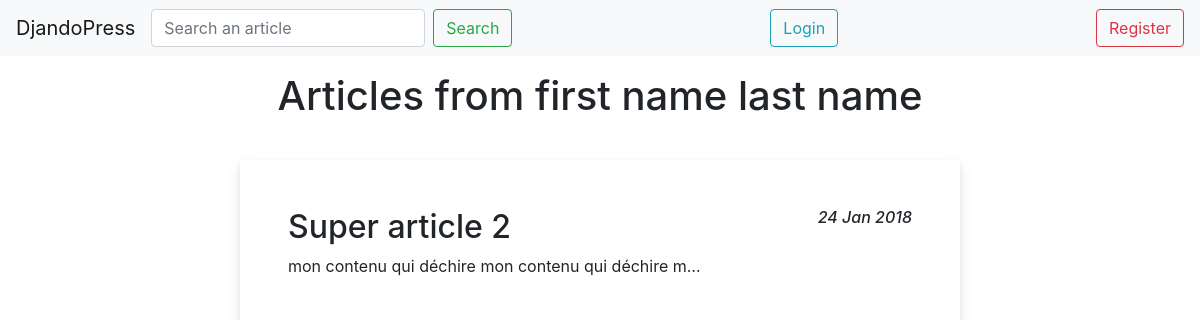
/fr/profile/2, run on the app's committed database.
### app/models.py (models this page shows, shortened)
class Article(models.Model):
    def get_path(self, filename):
        return os.path.join(str(self.id), filename)
    title = models.CharField(max_length=200,
                             default=None,
                             blank=True,
                             help_text='Title')
    content = models.TextField(default=None,
                               blank=True,
                               help_text='Content')
    image = models.ImageField(upload_to=get_path,
                              blank=True,
                              null=True)
    author = models.ForeignKey(User, on_delete=models.CASCADE)
    created_at = models.DateTimeField(auto_now_add=True)
    updated_at = models.DateTimeField(auto_now=True)

### app/views.py (the view)
# urls.py: url(_(r'profile/(?P<pk>\w+)'), ProfileView.as_view(), name='profile'),
class ProfileView(DetailView):
    model = User
    template_name = 'profile.html'
    def get_context_object_name(self, obj):
        return 'profile'
    def get_context_data(self, **kwargs):
        context = super().get_context_data(**kwargs)
        context['articles'] = Article.objects.filter(author=context['profile'])
        return context

### templates/profile.html
{% load i18n %}
{% include 'head.html' %}
<main class="profilePage">
    <h1>
        {% if profile.first_name and profile.last_name %}
            {% trans 'Articles from' %} {{ profile.first_name }} {{ profile.last_name }}
        {% else %}
            {% trans 'Articles from' %} {{ profile }}
        {% endif %}
    </h1>
    <div class="profilePageContainer">
        {% for article in articles reversed %}
            <div class="articleContainer">
                <a class="articleContent" href="{% url 'article' pk=article.pk %}">
                    <article>
                        <h2>
                            {{ article.title }}
                            <em class="articleDate">{{ article.created_at|date:"d M Y" }}</em>
                        </h2>
                        <p>
                            {{ article.content|truncatechars_html:50|safe }}
                        </p>
                    </article>
                </a>
            </div>
        {% empty %}
            <li>No article found for this user</li>
        {% endfor %}
    </div>
</main>
</body>
</html>

### static/common/styles.css (style rules this page uses)
html, body { height:100%; }
main { display: flex; flex-direction: row; justify-content: center; }
.articleContainer { display: flex; flex-direction: column; box-shadow: 0 15px 35px 5px rgba(50,50,93,.1), 0 5px 15px rgba(0,0,0,.07); padding: 3rem; width: 75%; margin: 2rem; }
.homePageContainer, .profilePageContainer, .searchPageContainer { display: flex; flex-direction: column; width: 100%; align-items: center; }
.profilePageContainer article { width: 100%; }
.homePageContainer .articleContainer, .profilePageContainer .articleContainer, .searchPageContainer .articleContainer { width: 60%; transition: all .15s ease; box-shadow: 0 7px 14px rgba(50,50,93,.1),0 3px 6px rgba(0,0,0,.08); }
a.articleContent { color: #212529; outline: 0; text-decoration: none; }
.articleDate { float: right; font-size: 1rem; }
.homePageContainer h1, .profilePage h1, .searchPageContainer h1 { margin-top: 1rem; }
.profilePage { display: flex; flex-direction: column; align-items: center; }

### data on the page
Article: title "Super article 2", created_at "24 Jan 2018", content "mon contenu qui déchire mon contenu qui déchire m…"

### other printed values
{{ profile.first_name }} "first name"
{{ profile.last_name }} "last name"
